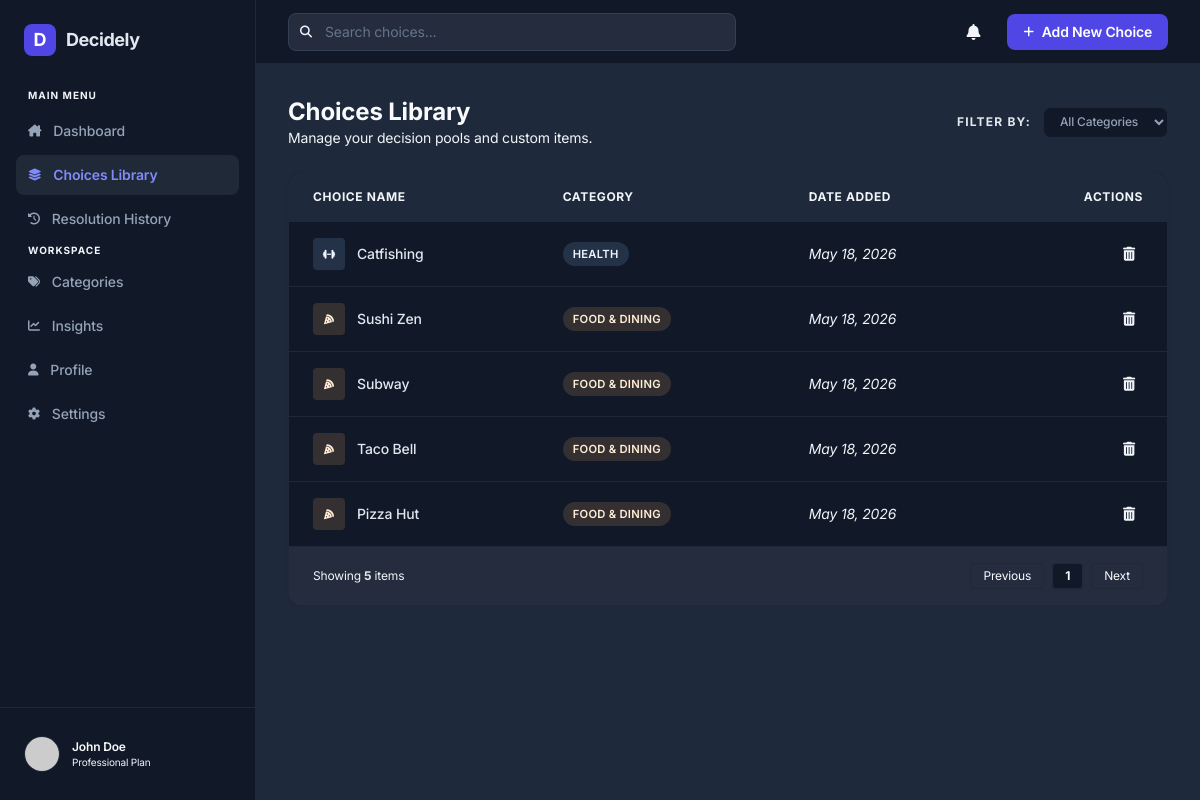
The page /choices/ on the database its author committed.
### core/models.py (models this page shows, shortened)
class Choice(models.Model):
    name = models.CharField(max_length=255)
    category = models.ForeignKey(Category, on_delete=models.CASCADE, related_name='choices')
    created_at = models.DateTimeField(auto_now_add=True)

class Category(models.Model):
    name = models.CharField(max_length=100, unique=True)
    class Meta:
        verbose_name_plural = "Categories"

### core/views.py (the view)
# urls.py: path('choices/', views.choices, name='choices'),
def choices(request):
    if not Category.objects.exists():
        Category.objects.create(name="Food & Dining")
        Category.objects.create(name="Health")
        Category.objects.create(name="Entertainment")
        Category.objects.create(name="Work")
        Category.objects.create(name="Other")
    all_choices = Choice.objects.all().order_by('-created_at')
    categories = Category.objects.all()
    return render(request, 'choices.html', {
        'choices': all_choices,
        'categories': categories
    })

### core/context_processors.py (called while the page is built)
def global_settings(request):
    settings, _ = Settings.objects.get_or_create(pk=1)
    return {'app_settings': settings}

### templates/choices.html (shortened to what this page needs)
{% extends 'base.html' %}
{% load static %}
{% block active_choices %}active{% endblock %}
{% block content %}
<header class="h-16 bg-white border-b border-slate-200 flex items-center justify-between px-8 sticky top-0 z-10">
    <div class="flex-1 max-w-md relative group">
        <i class="fa-solid fa-magnifying-glass absolute left-3 top-1/2 -translate-y-1/2 text-slate-400 text-xs transition-colors group-focus-within:text-indigo-500"></i>
        <input type="text" placeholder="Search choices..." class="w-full pl-9 pr-4 py-2 bg-slate-100 border-transparent rounded-lg text-sm focus:bg-white focus:border-indigo-200">
    </div>
    <div class="flex items-center gap-4 ml-4">
        <button class="w-9 h-9 flex items-center justify-center text-slate-400 hover:text-slate-600 transition-colors">
            <i class="fa-solid fa-bell"></i>
        </button>
        <button onclick="toggleModal(true)" class="bg-indigo-600 hover:bg-indigo-700 text-white px-4 py-2 rounded-lg text-sm font-semibold transition-all shadow-sm flex items-center gap-2">
            <i class="fa-solid fa-plus text-xs"></i>
            Add New Choice
        </button>
    </div>
</header>
<div class="p-8 max-w-7xl mx-auto space-y-6">
    <div class="flex flex-col md:flex-row md:items-center justify-between gap-4">
        <div>
            <h1 class="text-2xl font-bold text-slate-900">Choices Library</h1>
            <p class="text-slate-500 text-sm">Manage your decision pools and custom items.</p>
        </div>
        <div class="flex items-center gap-3">
            <span class="text-xs font-bold text-slate-400 uppercase tracking-widest">Filter by:</span>
            <select class="bg-white border border-slate-200 rounded-lg px-3 py-1.5 text-xs font-medium text-slate-600 focus:ring-2 focus:ring-indigo-100 outline-none">
                <option>All Categories</option>
            </select>
        </div>
    </div>
    <div class="pro-card rounded-xl overflow-hidden">
        <table class="w-full text-left text-sm">
            <thead>
                <tr class="bg-slate-50 border-b border-slate-200">
                    <th class="px-6 py-4 font-bold text-slate-500 text-xs uppercase tracking-wider">Choice Name</th>
                    <th class="px-6 py-4 font-bold text-slate-500 text-xs uppercase tracking-wider">Category</th>
                    <th class="px-6 py-4 font-bold text-slate-500 text-xs uppercase tracking-wider">Date Added</th>
                    <th class="px-6 py-4 font-bold text-slate-500 text-xs uppercase tracking-wider text-right">Actions</th>
                </tr>
            </thead>
            <tbody class="divide-y divide-slate-100" id="choiceTableBody">
                {% for choice in choices %}
                <tr class="hover:bg-slate-50/50 transition-colors group">
                    <td class="px-6 py-4">
                        <div class="flex items-center gap-3">
                            <div class="w-8 h-8 rounded
                                {% if choice.category.name == 'Food & Dining' %}bg-orange-50 text-orange-600
                                {% elif choice.category.name == 'Health' %}bg-blue-50 text-blue-600
                                {% elif choice.category.name == 'Entertainment' %}bg-purple-50 text-purple-600
                                {% elif choice.category.name == 'Work' %}bg-green-50 text-green-600
                                {% else %}bg-slate-50 text-slate-600{% endif %}
                                flex items-center justify-center">
                                <i class="fa-solid
                                    {% if choice.category.name == 'Food & Dining' %}fa-pizza-slice
                                    {% elif choice.category.name == 'Health' %}fa-dumbbell
                                    {% elif choice.category.name == 'Entertainment' %}fa-film
                                    {% elif choice.category.name == 'Work' %}fa-briefcase
                                    {% else %}fa-star{% endif %}
                                    text-[10px]"></i>
                            </div>
                            <span class="font-medium text-slate-700">{{ choice.name }}</span>
                        </div>
                    </td>
                    <td class="px-6 py-4">
                        <span class="status-pill
                            {% if choice.category.name == 'Food & Dining' %}bg-orange-100 text-orange-700
                            {% elif choice.category.name == 'Health' %}bg-blue-100 text-blue-700
                            {% elif choice.category.name == 'Entertainment' %}bg-purple-100 text-purple-700
                            {% elif choice.category.name == 'Work' %}bg-green-100 text-green-700
                            {% else %}bg-slate-100 text-slate-700{% endif %}">
                            {{ choice.category.name }}
                        </span>
                    </td>
                    <td class="px-6 py-4 text-slate-500 italic">{{ choice.created_at|date:"M d, Y" }}</td>
                    <td class="px-6 py-4 text-right space-x-2">
                        <a href="{% url 'core:delete_choice' choice.id %}" class="p-2 text-slate-400 hover:text-red-500 transition-colors">
                            <i class="fa-solid fa-trash-can"></i>
                        </a>
                    </td>
                </tr>
                {% empty %}
                <tr>
                    <td colspan="4" class="px-6 py-8 text-center text-slate-400 italic">
                        No choices added yet. Click "Add New Choice" to start!
                    </td>
                </tr>
                {% endfor %}
            </tbody>
        </table>
        <div class="px-6 py-4 bg-slate-50 border-t border-slate-100 flex items-center justify-between">
            <p class="text-xs text-slate-500">Showing <span class="font-bold">{{ choices|length }}</span> items</p>
            <div class="flex gap-2">
                <button class="px-3 py-1 text-xs border border-slate-200 rounded hover:bg-white transition-colors">Previous</button>
                <button class="px-3 py-1 text-xs bg-white border border-slate-200 rounded shadow-sm font-bold">1</button>
                <button class="px-3 py-1 text-xs border border-slate-200 rounded hover:bg-white transition-colors">Next</button>
            </div>
        </div>
    </div>
</div>
{% endblock %}

### static/css/global.css (style rules this page uses)
:root { --bg-main: #F8FAFC; --sidebar-bg: #FFFFFF; --accent-primary: #4F46E5; --text-main: #1E293B; --text-muted: #64748B; --border-subtle: #E2E8F0; }
.dark { --bg-main: #0B0F19; --sidebar-bg: #111827; --accent-primary: #818CF8; --text-main: #F8FAFC; --text-muted: #94A3B8; --border-subtle: #1F2937; }
body { font-family: 'Inter', sans-serif; background-color: var(--bg-main); color: var(--text-main); letter-spacing: -0.01em; }
.pro-card { background: var(--sidebar-bg); border: 1px solid var(--border-subtle); box-shadow: 0 1px 3px 0 rgb(0 0 0 / 0.05); transition: transform 0.2s cubic-bezier(0.4, 0, 0.2, 1), box-shadow 0.2s ease; }
.status-pill, .status-badge { padding: 2px 10px; border-radius: 12px; font-size: 0.7rem; font-weight: 600; text-transform: uppercase; letter-spacing: 0.025em; display: inline-block; }
input, select { border: 1px solid var(--border-subtle); transition: border-color 0.2s, box-shadow 0.2s; }
.dark input, .dark select { background-color: #1E293B; color: #F8FAFC; border-color: #334155; }
.dark input::placeholder { color: #64748B; }
.dark h1, .dark h2, .dark h3, .dark h4, .dark h5, .dark h6, .dark .text-slate-900, .dark .text-slate-800, .dark .text-slate-700, .dark .text-slate-600, .dark .text-slate-500 { color: #F8FAFC !important; }
.dark p, .dark span:not(.status-pill):not(.status-badge), .dark td, .dark th, .dark label { color: #E2E8F0 !important; }
.dark .text-slate-400, .dark .text-xs.text-slate-500, .dark p.text-slate-500, .dark span.text-slate-500, .dark p.text-xs.text-slate-400 { color: #94A3B8 !important; }
.dark .bg-white, .dark header, .dark aside, .dark .pro-card { background-color: #111827 !important; }
.dark .bg-slate-50, .dark .bg-slate-100, .dark .bg-slate-50\/50, .dark .bg-slate-50\/30, .dark .bg-slate-50\/10, .dark .bg-slate-50\/20, .dark tr.bg-slate-50, .dark div.bg-slate-50\/50 { background-color: #1E293B !important; }
.dark .border-slate-100, .dark .border-slate-200, .dark .border-slate-300, .dark .border-slate-400, .dark .border-slate-50, .dark border-transparent, .dark .divide-slate-100 > :not([hidden]) ~ :not([hidden]) { border-color: #1F2937 !important; }
.dark input, .dark select, .dark textarea { background-color: #1E293B !important; color: #F8FAFC !important; border-color: #334155 !important; }
.dark input::placeholder { color: #64748B !important; }
.dark .text-orange-600, .dark .text-orange-700 { color: #FDBA74 !important; }
.dark .bg-orange-50, .dark .bg-orange-100 { background-color: rgba(253, 186, 116, 0.15) !important; color: #FFEDD5 !important; }
.dark .text-blue-600, .dark .text-blue-700 { color: #93C5FD !important; }
.dark .bg-blue-50, .dark .bg-blue-100 { background-color: rgba(147, 197, 253, 0.15) !important; color: #EFF6FF !important; }
.dark .text-slate-600, .dark .text-slate-700 { color: #94A3B8 !important; }
.dark .bg-slate-50, .dark .bg-slate-100 { background-color: rgba(148, 163, 184, 0.15) !important; color: #F8FAFC !important; }
.dark th, .dark thead th, .dark .text-slate-500, .dark .text-xs.text-slate-500, .dark p.text-slate-500, .dark span.text-slate-500, .dark .text-slate-400, .dark p.text-xs.text-slate-400 { color: #CBD5E1 !important; }

### templates/base.html (style rules this page uses)
.dark th, .dark thead th, .dark thead th.text-slate-500, .dark th.text-slate-500, .dark tr th, .dark .text-slate-500, .dark .text-xs.text-slate-500, .dark p.text-slate-500, .dark span.text-slate-500, .dark .text-slate-400, .dark p.text-xs.text-slate-400, .dark .text-slate-300, .dark i.text-slate-300 { color: #F1F5F9 !important; }

### rows shown on the page
Choice: name "Catfishing", category.name "HEALTH", created_at "May 18, 2026"
Choice: name "Sushi Zen", category.name "FOOD & DINING", created_at "May 18, 2026"
Choice: name "Subway", category.name "FOOD & DINING", created_at "May 18, 2026"
Choice: name "Taco Bell", category.name "FOOD & DINING", created_at "May 18, 2026"
Choice: name "Pizza Hut", category.name "FOOD & DINING", created_at "May 18, 2026"

### other values the page prints
{{ choices|length }} "5"
